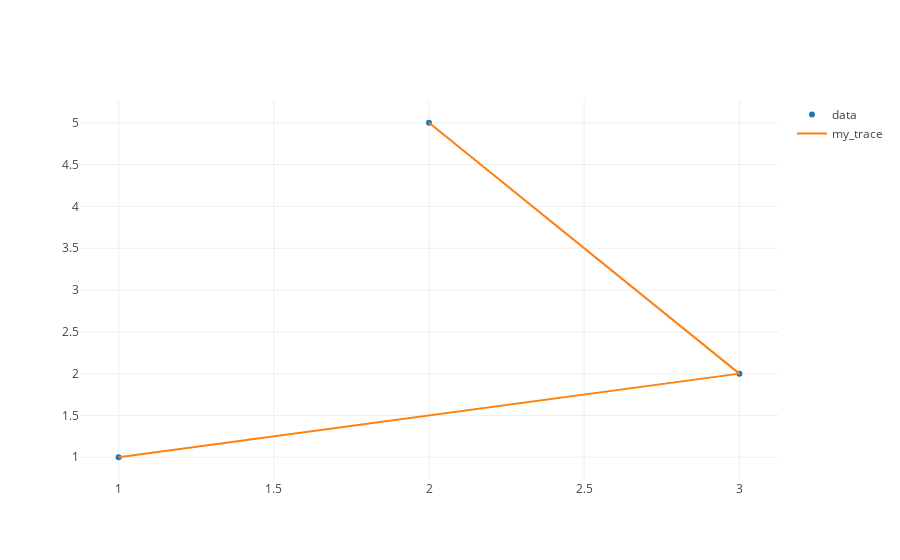

The notebook cell this image was saved under:
### Markdown cell above
Ok, now we have built a function to easily generate a trace.  Let's see it in action!  Uncomment some of the code below and try it out. Experiment with having your trace display with 'markers' or 'lines'.  You can only see the name of the plot if more than one trace is present, so practice adding more than one trace, to the plot.

### Code cell
# trace0 = build_trace(data)

 trace0 = build_trace(data, 'markers')
 trace1 = build_trace(data, 'lines', 'my_trace')
 trace1
 sample_figure={'data': [trace0, trace1]}
 sample_figure
 plot(sample_figure)
 #plot({'data':[trace0, trace1]})

### Figure 1 — Plotly figure (JSON) as saved in the notebook; plotly's stock layout.template omitted (floating-point values rounded to 4 significant figures)
{"data": [{"mode": "markers", "name": "data", "type": "scatter", "uid": "94cff542-cd5b-11e8-9b3c-0242ac11000c", "x": [1, 3, 2], "y": [1, 2, 5]}, {"mode": "lines", "name": "my_trace", "type": "scatter", "uid": "94cffa92-cd5b-11e8-9b3c-0242ac11000c", "x": [1, 3, 2], "y": [1, 2, 5]}], "layout": {}}
